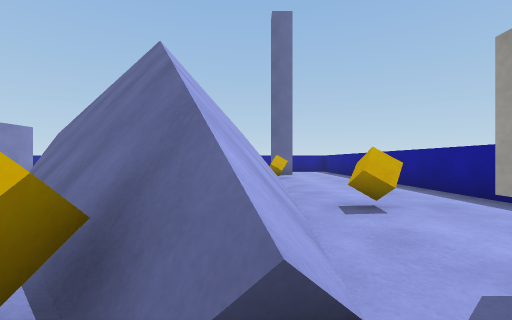
[1] (above)

18 first-person views from a walk through a 3-D level made in the Unity game engine. The camera is 0.72 m above the floor, looks level and sees 90° across. The floor is counted in squares, 1 m on a side. Each view is taken from the middle of a square. On the plan, view 1 faces up. The plan holds only what a view shows up to about 9 squares ahead; the rest is blank. The player is left out. Surface patterns are stand-ins for the level's own textures.

[2]
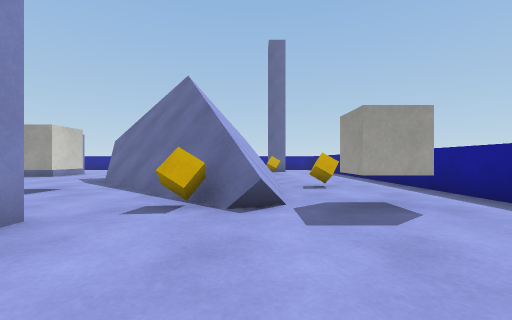

[3]
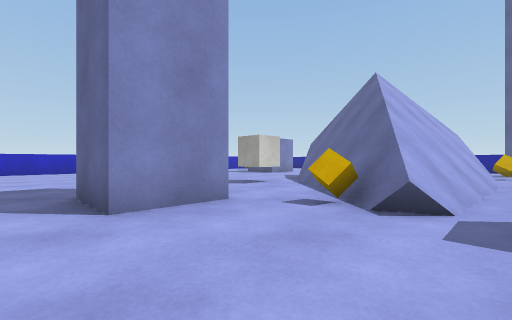

[4]
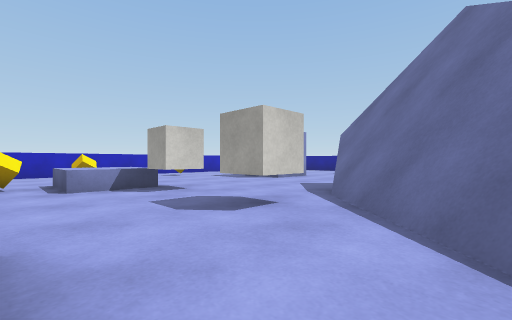

[5]
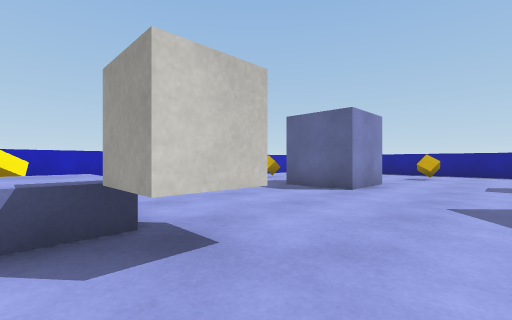

[6]
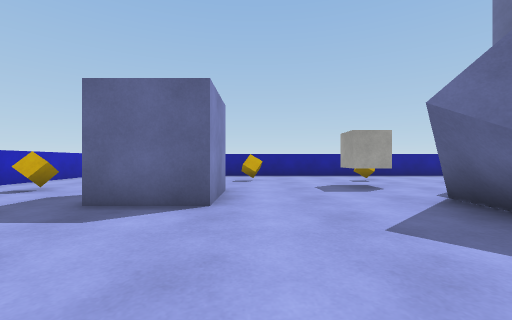

[7]
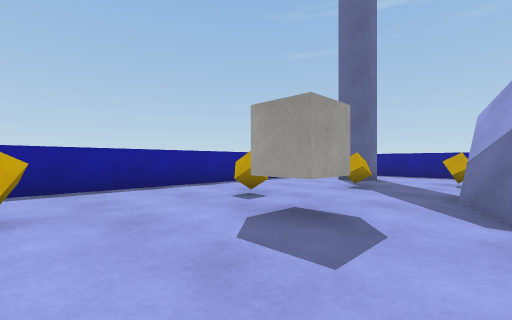

[8]
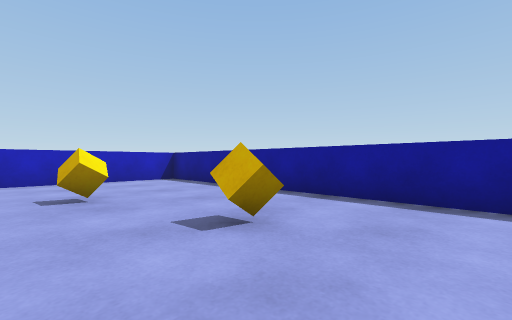

[9]
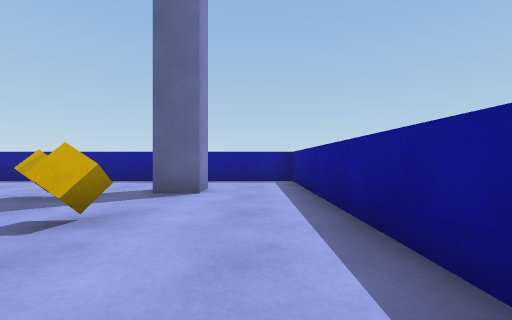

[10]
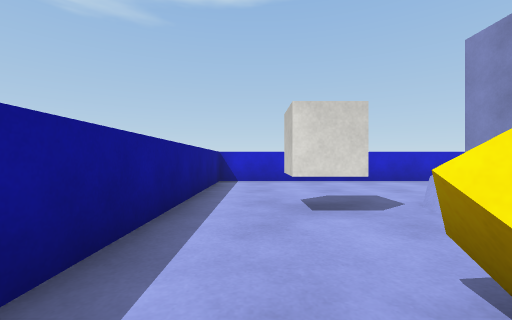

[11]
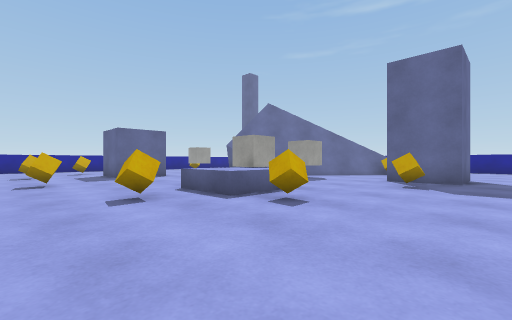

[12]
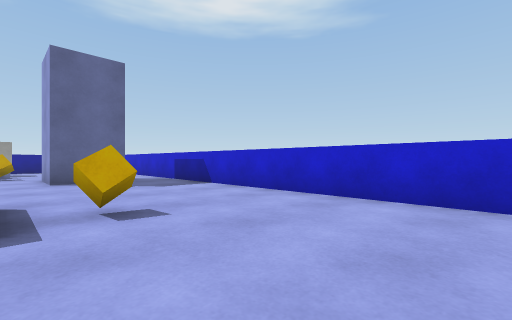

[13]
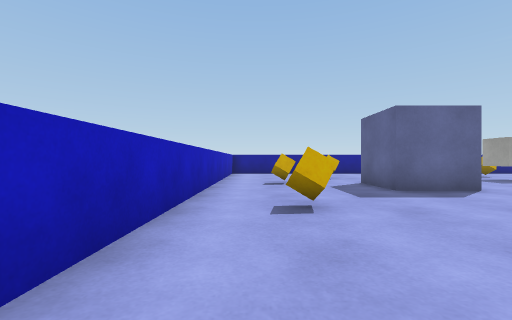

[14]
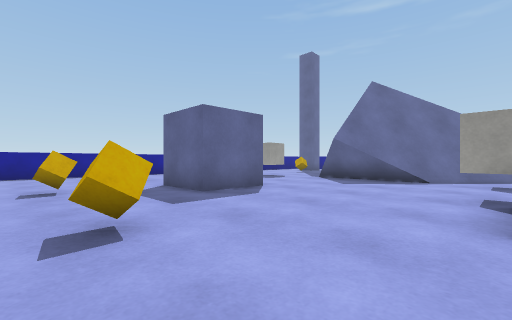

[15]
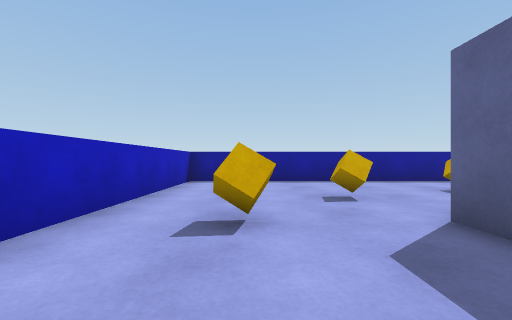

[16]
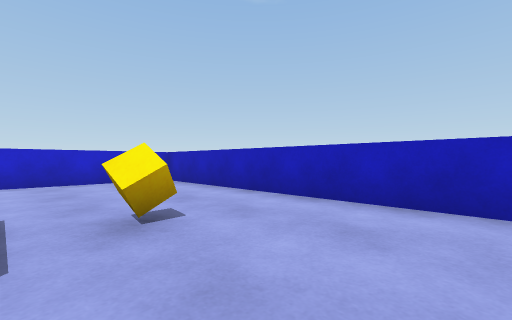

[17]
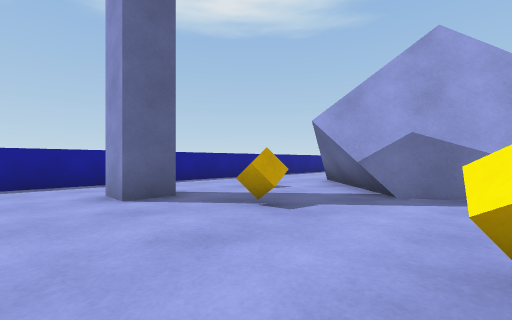

[18]
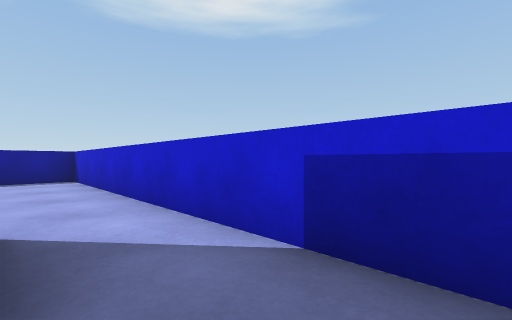

### Floor plan
Points are (right, up) in squares from view 1. A wall is a line through its corners. A room is listed if a view was taken in it or the views show most of it. See-through windows are left out.
Room 1 (views 1, 2, 3, 4, 5, 6, 7, 8, 9, 10, 11, 12, 13, 14, 15, 16, 17, 18)
walls: (-5.3, 5.8) (-5.2, 8.1); (-3.7, 4.3) (-5.1, 5.7) (-5, 8.4); (-4, 8.5) (-1.4, 9.6) (0.2, 8) (-0.2, 1.4) (-5.4, 6.5); (-3.7, 8.8) (-1.8, 9.6) (0.3, 7.5) (0, 0.8) (-2.6, 3.3); (-2.7, 3.4) (-3.6, 4.2); (-4.7, 0) (-2.7, 0) (-2.7, -2) (-4.7, -2) (-4.7, 0); (-0.2, 1.2) (-5.3, 6.2); (0.8, 12.5) (0.8, 13.5) (1.8, 13.5) (1.8, 12.5) (0.8, 12.5); (-0.5, 15.8) (-15.2, 15.8) (-15.2, -3.5); (-15, -3.8) (4.3, -3.8) (4.3, 15.8) (1.4, 15.8)
low walls: (-4.7, 5.5) (-4.6, 6.3); (-4.7, 7) (-4.7, 8.6); (-4.5, 7.5) (-4.5, 8.8); (-3.9, 9) (-2.5, 9.5); (-2.2, 9.6) (0.6, 7) (0.2, 0.7); (0.5, 2.3) (0.4, 0.9) (-0.2, 0.6) (-4.7, 5) (-4.7, 6.8); (0.1, 0.7) (0.4, 5.7); (0.3, 0.8) (0.5, 4.3)
objects: cube (-13, 6); cube (-13, 10); cube (-12, 2); cube (-11, 12); cube (-10, 0); block (-10, 1) to (-9, 3); block (-10, 8) to (-9, 10); cube (-8, 3); cube (-8, 13); cube (-6, -1); cube (-5, 3); cube (-5, 11); cube (-4, 13); cube (-1, 1); cube (-1, 12); cube (1, 10); cube (2, 1); cube (2, 4)

Positions as (right, up) in squares from view 1, and headings:
1: (0, 0), facing up
2: (0, -3), facing up
3: (1, -3), facing up-left
4: (-2, 0), facing up-left
5: (-6, 2), facing up-left
6: (-8, 4), facing up
7: (-8, 9), facing up-right
8: (-6, 11), facing up-left
9: (3, 7), facing up
10: (3, 5), facing down
11: (-14, -3), facing up-right
12: (-14, 1), facing down-right
13: (-14, 2), facing up
14: (-14, 3), facing up-right
15: (-13, 7), facing up
16: (-11, 5), facing down-left
17: (-4, 15), facing down-right
18: (-6, -2), facing down-right
